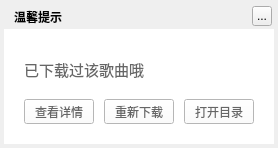
<?xml version="1.0" encoding="UTF-8"?>
<ui version="4.0">
 <class>MusicDownloadResetWidget</class>
 <widget class="QWidget" name="MusicDownloadResetWidget">
  <property name="geometry">
   <rect>
    <x>0</x>
    <y>0</y>
    <width>278</width>
    <height>148</height>
   </rect>
  </property>
  <property name="windowTitle">
   <string>温馨提示</string>
  </property>
  <property name="styleSheet">
   <string notr="true"/>
  </property>
  <widget class="QLabel" name="background">
   <property name="geometry">
    <rect>
     <x>4</x>
     <y>4</y>
     <width>270</width>
     <height>140</height>
    </rect>
   </property>
   <property name="styleSheet">
    <string notr="true"/>
   </property>
   <property name="text">
    <string/>
   </property>
  </widget>
  <widget class="QLabel" name="topTitleName">
   <property name="geometry">
    <rect>
     <x>14</x>
     <y>4</y>
     <width>220</width>
     <height>25</height>
    </rect>
   </property>
   <property name="styleSheet">
    <string notr="true">color:&quot;#FFFFFF&quot;;font-weight:bold</string>
   </property>
   <property name="text">
    <string>温馨提示</string>
   </property>
  </widget>
  <widget class="QToolButton" name="topTitleCloseButton">
   <property name="geometry">
    <rect>
     <x>252</x>
     <y>6</y>
     <width>20</width>
     <height>20</height>
    </rect>
   </property>
   <property name="text">
    <string>...</string>
   </property>
  </widget>
  <widget class="QWidget" name="backgroundMask" native="true">
   <property name="geometry">
    <rect>
     <x>4</x>
     <y>29</y>
     <width>270</width>
     <height>115</height>
    </rect>
   </property>
   <property name="styleSheet">
    <string notr="true">QWidget{color:#666666;background:white;}
QLabel{background:transparent;}</string>
   </property>
   <widget class="QPushButton" name="openDetailButton">
    <property name="geometry">
     <rect>
      <x>20</x>
      <y>70</y>
      <width>70</width>
      <height>25</height>
     </rect>
    </property>
    <property name="cursor">
     <cursorShape>PointingHandCursor</cursorShape>
    </property>
    <property name="text">
     <string>查看详情</string>
    </property>
   </widget>
   <widget class="QLabel" name="downloadName">
    <property name="geometry">
     <rect>
      <x>20</x>
      <y>25</y>
      <width>241</width>
      <height>31</height>
     </rect>
    </property>
    <property name="styleSheet">
     <string notr="true">font-size:15px;</string>
    </property>
    <property name="text">
     <string>已下载过该歌曲哦</string>
    </property>
   </widget>
   <widget class="QPushButton" name="downloadButton">
    <property name="geometry">
     <rect>
      <x>100</x>
      <y>70</y>
      <width>70</width>
      <height>25</height>
     </rect>
    </property>
    <property name="cursor">
     <cursorShape>PointingHandCursor</cursorShape>
    </property>
    <property name="text">
     <string>重新下载</string>
    </property>
   </widget>
   <widget class="QPushButton" name="openDirButton">
    <property name="geometry">
     <rect>
      <x>180</x>
      <y>70</y>
      <width>70</width>
      <height>25</height>
     </rect>
    </property>
    <property name="cursor">
     <cursorShape>PointingHandCursor</cursorShape>
    </property>
    <property name="text">
     <string>打开目录</string>
    </property>
   </widget>
   <zorder>downloadName</zorder>
   <zorder>openDetailButton</zorder>
   <zorder>downloadButton</zorder>
   <zorder>openDirButton</zorder>
  </widget>
 </widget>
 <resources/>
 <connections/>
</ui>
